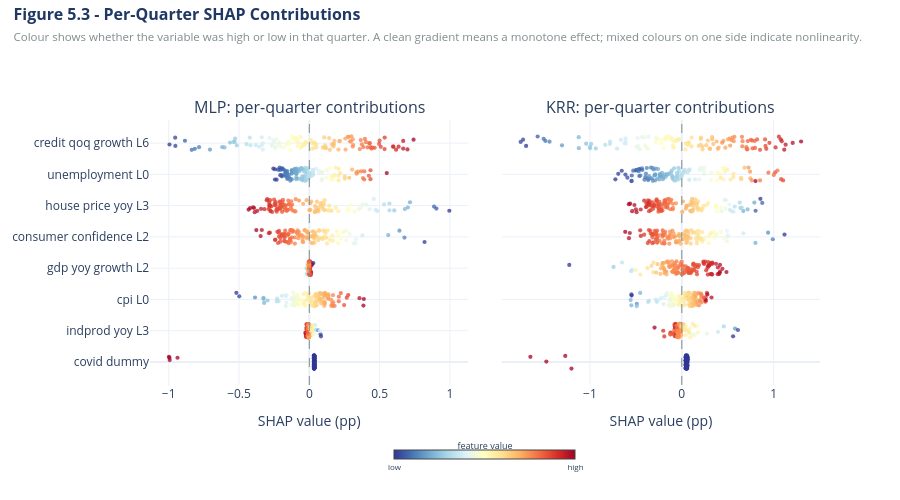

Notebook code cell kept with this figure:
### Code cell
# 5.9 - Figure 5.3 per-quarter contributions for both challengers
# One dot per training quarter, coloured by the value of the variable in that quarter.
# A clean colour gradient across the horizontal axis means the effect is monotone and a
# linear model could capture it. Mixed colours on the same side indicate a nonlinear
# effect or an interaction, which is the mechanism by which a challenger can outperform.
pos = {f: i for i, f in enumerate(order)}
rng = np.random.RandomState(SEED)

fig = make_subplots(rows=1, cols=2, horizontal_spacing=0.05, shared_yaxes=True,
                    subplot_titles=[f'{m}: per-quarter contributions'
                                    for m in CHALLENGERS])

for k, name in enumerate(CHALLENGERS):
    sv_all = shap_vals[name]
    for f in order:
        j  = feats.index(f)
        xv = X_tr[:, j]
        colour = (xv - xv.min()) / (np.ptp(xv) if np.ptp(xv) else 1)
        fig.add_trace(go.Scatter(
            x=sv_all[:, j], y=pos[f] + rng.uniform(-0.22, 0.22, len(sv_all)),
            mode='markers', showlegend=False,
            marker=dict(size=4.2, color=colour, colorscale='RdYlBu_r', opacity=0.75,
                        showscale=(k == 1 and f == order[-1]),
                        colorbar=dict(title=dict(text='feature value', font=dict(size=9),
                                                 side='top'),
                                      orientation='h', x=0.5, xanchor='center',
                                      y=-0.16, yanchor='top', len=0.3, thickness=9,
                                      tickvals=[0, 1], ticktext=['low', 'high'],
                                      tickfont=dict(size=8))),
            hovertemplate='%{x:.3f}pp<extra></extra>'), row=1, col=k + 1)
    fig.add_vline(x=0, line_dash='dash', line_color=GREY, line_width=1, row=1, col=k + 1)
    fig.update_xaxes(title_text='SHAP value (pp)', row=1, col=k + 1)

fig.update_yaxes(tickmode='array', tickvals=list(range(len(order))),
                 ticktext=short, row=1, col=1)
fig.update_layout(
    title=dict(text=('<b>Figure 5.3 - Per-Quarter SHAP Contributions</b>'
                     f'<br><span style="font-size:11.5px;color:{GREY}">'
                     'Colour shows whether the variable was high or low in that quarter. '
                     'A clean gradient means a monotone effect; mixed colours on one side '
                     'indicate nonlinearity.</span>'),
               font=dict(size=16, color=NAVY), x=0.015, xanchor='left',
               y=0.96, yanchor='top'),
    template=TEMPLATE, height=500, margin=dict(t=120, b=115, l=150))
fig.show()
